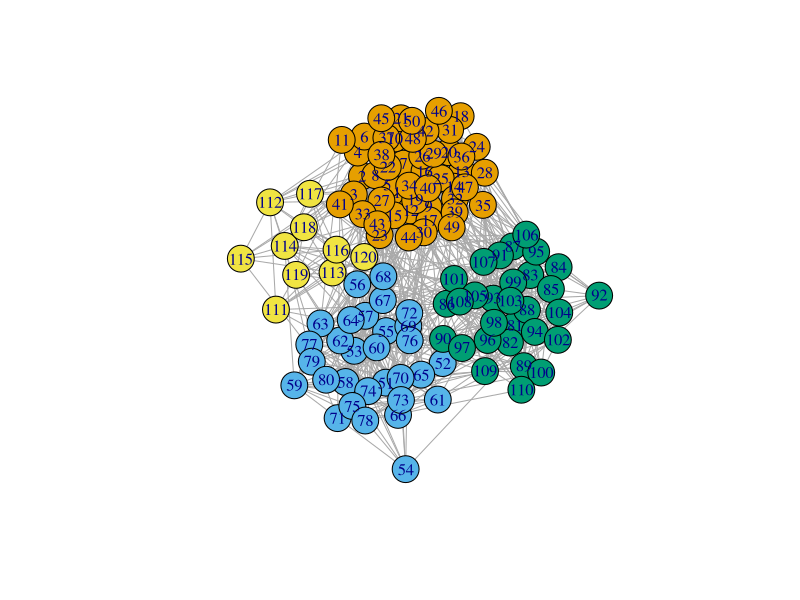

Reproduce this figure in R. (Note: this script raises an error after producing the figure.)
## ---- chunk 1
knitr::opts_chunk$set(echo = TRUE)
## ---- chunk 2
library(igraph)
library(corrplot)
## ---- chunk 3
p  <- 120
sizes <- c(50, 30, 30, 10)
K <- length(sizes)
PI <- diag(.4, K) + .05 # connectivity matrix
## ---- chunk 4
mySBM <- igraph::sample_sbm(p, PI, sizes)
mySBM <- set_vertex_attr(mySBM, "cluster", value = rep(1:K, sizes))
plot(mySBM, vertex.color = V(mySBM)$cluster)
## ---- chunk 5
## random Gaussian weights
mu <- 2; sigma <- 1
mySBM <- set_edge_attr(mySBM, "weight", value = rnorm(gsize(mySBM), mu , sigma))
## ---- chunk 6
epsilon <- 1e-1
Theta <- laplacian_matrix(mySBM, normalized = TRUE)
Theta <- Theta + diag(epsilon, p, p)
## ---- chunk 7
Sigma <- solve(Theta)
## ---- chunk 8
par(mfrow = c(2,2))
Theta_plot <- as.matrix(Theta); diag(Theta_plot) <- NA
Sigma_plot <- as.matrix(Sigma); diag(Sigma_plot) <- NA
corrplot(Theta_plot, method = "color", is.corr = FALSE, tl.pos = "n")
corrplot(Sigma_plot, method = "color", is.corr = FALSE, tl.pos = "n")
hist(Theta_plot)
hist(Sigma_plot)
## ---- chunk 9
Theta <- laplacian_matrix(mySBM)
epsilon <- 1e-2
lambda  <- 1e-4 * epsilon
iter <- 0
while (!all(eigen(Theta, only.values = TRUE)$values > epsilon)) {
  iter <- iter + 1
  Theta <- Theta + lambda * diag(degree(mySBM))
}
cat("Il a fallu", iter, "itérations.")
## ---- chunk 10
Sigma <- solve(Theta)
## ---- chunk 11
par(mfrow = c(2,2))
Theta_plot <- as.matrix(Theta); diag(Theta_plot) <- NA
Sigma_plot <- as.matrix(Sigma); diag(Sigma_plot) <- NA
corrplot(Theta_plot, method = "color", is.corr = FALSE, tl.pos = "n")
corrplot(Sigma_plot, method = "color", is.corr = FALSE, tl.pos = "n")
hist(Theta_plot)
hist(Sigma_plot)
